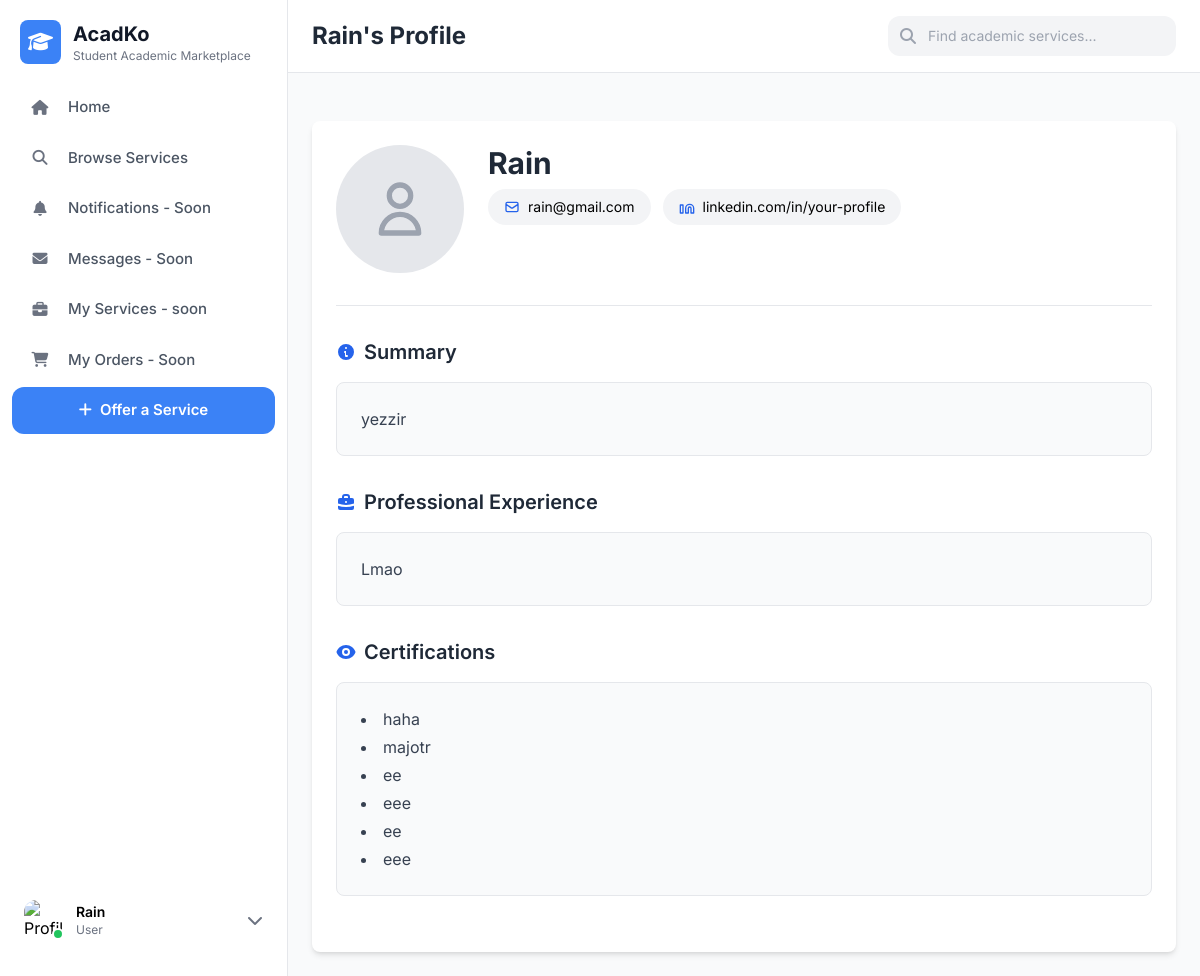
The page /profile/2 on the database its author committed.
### tables this page shows
CREATE TABLE users (
    id INTEGER PRIMARY KEY AUTOINCREMENT,
    username TEXT NOT NULL,
    email TEXT NOT NULL,
    hash TEXT NOT NULL
, profile_picture TEXT, skills TEXT, contact_info TEXT, description TEXT, experience TEXT, certifications TEXT, linkedin TEXT);

### app.py (the view)
@app.route('/profile/<int:user_id>')
def profile(user_id):
    conn = get_db_connection()
    cursor = conn.cursor()
    cursor.execute("SELECT * FROM users WHERE id = ?", (user_id,))
    user = cursor.fetchone()
    if not user:
        cursor.close()
        conn.close()
        return "User not found", 404
    current_user_id = session.get('user_id')
    is_owner = (current_user_id is not None and current_user_id == user['id'])
    cursor.close()
    conn.close()
    return render_template('public_profile_layout.html', user=user, edit=False, is_owner=is_owner)

### app.py (called while the page is built)
def get_db_connection():
    conn = sqlite3.connect("AcadKoDataBase.db")
    conn.row_factory = sqlite3.Row  # lets you access columns by name
    return conn

### templates/public_profile_layout.html (shortened to what this page needs)
{% extends "private_layout.html" %}
{% block h1 %}
<div class="flex justify-between items-center gap-4">
    <h1 class="text-2xl font-bold text-gray-800 flex-1 truncate">
        {{ user.username }}'s Profile
    </h1>
</div>
{% endblock %}
{% block content %}
  <main class="container mx-auto p-6 bg-white mt-6 rounded-lg shadow-md max-w-4xl">
    <section class="mb-8 flex flex-col md:flex-row items-start gap-6 border-b pb-8">
      <div class="relative group">
        <div class="w-32 h-32 rounded-full bg-gray-200 flex items-center justify-center overflow-hidden">
          {% if user.profile_picture %}
            <img src="{{ user.profile_picture }}" alt="Profile" class="w-full h-full object-cover">
          {% else %}
            <svg xmlns="http://www.w3.org/2000/svg" class="h-16 w-16 text-gray-400" fill="none" viewBox="0 0 24 24" stroke="currentColor">
              <path stroke-linecap="round" stroke-linejoin="round" stroke-width="2" d="M16 7a4 4 0 11-8 0 4 4 0 018 0zM12 14a7 7 0 00-7 7h14a7 7 0 00-7-7z" />
            </svg>
          {% endif %}
        </div>
      </div>
      <div class="flex-1">
        <h2 class="text-3xl font-bold text-gray-800 mb-2">{{ user.username }}</h2>
        <div class="flex flex-wrap gap-3 mb-4">
          <div class="flex items-center bg-gray-100 rounded-full px-4 py-2 text-sm">
            <svg xmlns="http://www.w3.org/2000/svg" class="h-4 w-4 mr-2 text-blue-600" fill="none" viewBox="0 0 24 24" stroke="currentColor">
              <path stroke-linecap="round" stroke-linejoin="round" stroke-width="2" d="M3 8l7.89 5.26a2 2 0 002.22 0L21 8M5 19h14a2 2 0 002-2V7a2 2 0 00-2-2H5a2 2 0 00-2 2v10a2 2 0 002 2z" />
            </svg>
            {{ user.email }}
          </div>
          <div class="flex items-center bg-gray-100 rounded-full px-4 py-2 text-sm">
            {{ user.linkedin or "linkedin.com/in/your-profile" }}
          </div>
        </div>
      </div>
    </section>
    <section class="mb-8">
      <div class="flex items-center justify-between mb-4">
        <h2 class="text-xl font-semibold text-gray-800 flex items-center gap-2">
          <svg xmlns="http://www.w3.org/2000/svg" class="h-5 w-5 text-blue-600" viewBox="0 0 20 20" fill="currentColor">
            <path fill-rule="evenodd" d="M18 10a8 8 0 11-16 0 8 8 0 0116 0zm-7-4a1 1 0 11-2 0 1 1 0 012 0zM9 9a1 1 0 000 2v3a1 1 0 001 1h1a1 1 0 100-2h-1V9z" clip-rule="evenodd" />
          </svg>
          Summary
        </h2>
      </div>
      <div class="bg-gray-50 p-6 rounded-lg border border-gray-200">
        <p class="text-gray-700 whitespace-pre-line">{{ user.description or "No summary available." }}</p>
      </div>
    </section>
    <section class="mb-8">
      <div class="flex items-center justify-between mb-4">
        <h2 class="text-xl font-semibold text-gray-800 flex items-center gap-2">
          Professional Experience
        </h2>
      </div>
      <div class="bg-gray-50 p-6 rounded-lg border border-gray-200">
        <div class="space-y-4">
          {% if user.experience %}
            {% for exp in user.experience.split('\n') %}
              <p class="text-gray-700">{{ exp }}</p>
            {% endfor %}
          {% else %}
            <p class="text-gray-600">No experience listed yet.</p>
          {% endif %}
        </div>
      </div>
    </section>
    <section class="mb-8">
      <div class="flex items-center justify-between mb-4">
        <h2 class="text-xl font-semibold text-gray-800 flex items-center gap-2">
          Certifications
        </h2>
      </div>
      <div class="bg-gray-50 p-6 rounded-lg border border-gray-200">
        {% if user.certifications %}
          <ul class="list-disc list-inside text-gray-700 space-y-1">
            {% for cert in user.certifications.split(',') %}
              <li>{{ cert.strip() }}</li>
            {% endfor %}
          </ul>
        {% else %}
          <p class="text-gray-600">No certifications added.</p>
        {% endif %}
      </div>
    </section>
  </main>
{% endblock %}

### templates/private_layout.html (shortened to what this page needs)
<!DOCTYPE html>
<html lang="en">
<head>
  <script src="https://cdn.tailwindcss.com"></script>
  <link rel="stylesheet" href="https://cdnjs.cloudflare.com/ajax/libs/font-awesome/6.4.0/css/all.min.css"/>
</head>
<body class="bg-gray-50">
  <div class="flex h-screen">
    <aside class="min-w-[260px] md:w-72 bg-white border-r border-gray-200 flex flex-col">
      <div class="p-5 pb-3">
        <div class="flex items-center space-x-3">
          <div class="p-2 bg-primary-500 rounded-lg">
            <i class="fas fa-graduation-cap text-white text-xl"></i>
          </div>
          <div>
            <span class="text-xl font-bold text-gray-900">AcadKo</span>
            <p class="text-xs text-gray-500">Student Academic Marketplace</p>
          </div>
        </div>
      </div>
      <nav class="flex-1 px-3 space-y-1 text-[15px] font-medium mt-2">
        <a href="/dashboard" class="nav-item flex items-center space-x-4 px-4 py-3 rounded-xl hover:bg-gray-100 text-gray-600 transition-colors">
          <i class="fas fa-home w-6 text-center text-gray-500"></i><span>Home</span>
        </a>
        <a href="#" id="browseServices" class="nav-item flex items-center space-x-4 px-4 py-3 rounded-xl hover:bg-gray-100 text-gray-600 transition-colors">
          <i class="fas fa-search w-6 text-center text-gray-500"></i><span>Browse Services</span>
        </a>
        <a href="#" class="nav-item flex items-center space-x-4 px-4 py-3 rounded-xl hover:bg-gray-100 text-gray-600 transition-colors coming-soon">
          <i class="fas fa-bell w-6 text-center text-gray-500"></i><span>Notifications - Soon</span>
        </a>
        <a href="#" class="nav-item flex items-center space-x-4 px-4 py-3 rounded-xl hover:bg-gray-100 text-gray-600 transition-colors coming-soon">
          <i class="fas fa-envelope w-6 text-center text-gray-500"></i><span>Messages - Soon</span>
        </a>
        <a href="#" id="browseServices" class="nav-item flex items-center space-x-4 px-4 py-3 rounded-xl hover:bg-gray-100 text-gray-600 transition-colors">
          <i class="fas fa-briefcase w-6 text-center text-gray-500"></i><span>My Services - soon</span>
        </a>
        <a href="#" class="nav-item flex items-center space-x-4 px-4 py-3 rounded-xl hover:bg-gray-100 text-gray-600 transition-colors">
          <i class="fas fa-shopping-cart w-6 text-center text-gray-500"></i><span>My Orders - Soon</span>
        </a>
        <a href="/add_service" class="mt-6 w-full bg-primary-500 hover:bg-primary-600 text-white font-semibold py-3 px-4 rounded-xl transition-all inline-block text-center">
          <i class="fas fa-plus mr-2"></i>Offer a Service
        </a>
      </nav>
      <div class="p-4 mt-auto mb-3 relative">
        <div id="profileBtn"
             class="flex items-center justify-between p-2 rounded-xl hover:bg-gray-100 cursor-pointer transition-colors">
          <div class="flex items-center space-x-3">
            <div class="relative">
              <img src="https://images.unsplash.com/photo-1472099645785-5658abf4ff4e?auto=format&fit=facearea&facepad=2&w=256&h=256&q=80"
                alt="Profile" class="w-10 h-10 rounded-xl object-cover" />
              <span class="absolute bottom-0 right-0 w-3 h-3 bg-green-500 rounded-full border-2 border-white"></span>
            </div>
            <div>
              <p class="text-sm font-semibold truncate">{{ user.username }}</p>
              <p class="text-xs text-gray-500 truncate">User</p>
            </div>
          </div>
          <i class="fas fa-chevron-down text-gray-500"></i>
        </div>
      </div>
    </aside>
    <div class="flex-1 flex flex-col overflow-hidden">
      <header class="bg-white border-b border-gray-200 flex items-center justify-between px-6 py-4 sticky top-0 z-10">
        <h1 class="text-xl font-bold text-gray-900">{% block h1 %}{% endblock %}</h1>
        <div class="relative w-72">
          <input type="text" id="searchBar" placeholder="Find academic services..."
            class="w-full bg-gray-100 rounded-xl py-2.5 px-4 pl-10 text-sm focus:outline-none focus:ring-2 focus:ring-primary-500 focus:bg-white transition-all" />
          <i class="fas fa-search absolute left-3 top-3 text-gray-400"></i>
        </div>
      </header>
      <main class="flex-1 overflow-y-auto p-6 bg-gray-50">
        <div class="max-w-4xl mx-auto">
          {% block content %}{% endblock %}
        </div>
      </main>
    </div>
  </div>
</body>
</html>

### templates/private_layout.html (style rules this page uses)
body { font-family: 'Inter', sans-serif; }
.coming-soon { @apply after:content-['(Soon)'] after:ml-2 after:text-xs after:text-gray-400; }

### rows shown on the page
users: username "Rain", email "rain@gmail.com", description "yezzir", experience "Lmao"

### other values the page prints
{{ user.linkedin or "linkedin.com/in/your-profile" }} "linkedin.com/in/your-profile"
{{ cert.strip() }} "haha" "majotr" "ee" "eee" "ee" "eee"
